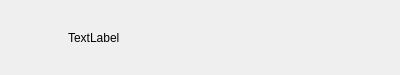
<?xml version="1.0" encoding="UTF-8"?>
<ui version="4.0">
 <class>conUserItem</class>
 <widget class="QWidget" name="conUserItem">
  <property name="geometry">
   <rect>
    <x>0</x>
    <y>0</y>
    <width>400</width>
    <height>75</height>
   </rect>
  </property>
  <property name="minimumSize">
   <size>
    <width>0</width>
    <height>75</height>
   </size>
  </property>
  <property name="maximumSize">
   <size>
    <width>16777215</width>
    <height>75</height>
   </size>
  </property>
  <property name="windowTitle">
   <string>Form</string>
  </property>
  <layout class="QHBoxLayout" name="horizontalLayout">
   <property name="leftMargin">
    <number>0</number>
   </property>
   <property name="topMargin">
    <number>0</number>
   </property>
   <property name="rightMargin">
    <number>0</number>
   </property>
   <property name="bottomMargin">
    <number>0</number>
   </property>
   <item>
    <widget class="QWidget" name="widget" native="true">
     <property name="minimumSize">
      <size>
       <width>62</width>
       <height>62</height>
      </size>
     </property>
     <property name="maximumSize">
      <size>
       <width>62</width>
       <height>62</height>
      </size>
     </property>
     <widget class="QLabel" name="icon_lb">
      <property name="geometry">
       <rect>
        <x>3</x>
        <y>15</y>
        <width>46</width>
        <height>46</height>
       </rect>
      </property>
      <property name="minimumSize">
       <size>
        <width>46</width>
        <height>46</height>
       </size>
      </property>
      <property name="maximumSize">
       <size>
        <width>46</width>
        <height>46</height>
       </size>
      </property>
      <property name="text">
       <string/>
      </property>
     </widget>
     <widget class="QLabel" name="red_point">
      <property name="geometry">
       <rect>
        <x>27</x>
        <y>2</y>
        <width>30</width>
        <height>30</height>
       </rect>
      </property>
      <property name="minimumSize">
       <size>
        <width>30</width>
        <height>30</height>
       </size>
      </property>
      <property name="maximumSize">
       <size>
        <width>30</width>
        <height>30</height>
       </size>
      </property>
      <property name="text">
       <string/>
      </property>
     </widget>
    </widget>
   </item>
   <item>
    <widget class="QLabel" name="username_lb">
     <property name="text">
      <string>TextLabel</string>
     </property>
    </widget>
   </item>
  </layout>
 </widget>
 <resources/>
 <connections/>
</ui>
